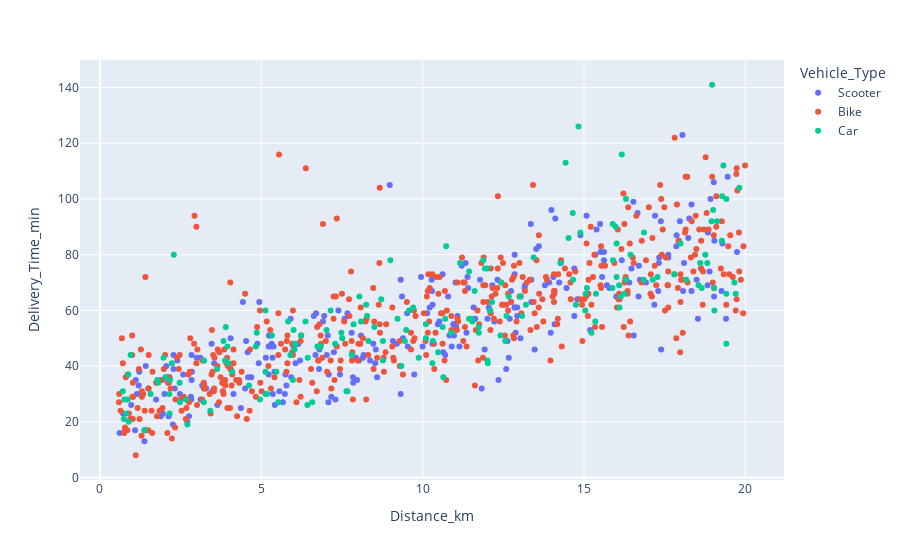

Notebook cell for this chart:
### Code cell
px.scatter(df1, x="Distance_km", y="Delivery_Time_min", color='Vehicle_Type')

### Figure 1 — Plotly figure (JSON) as saved in the notebook; plotly's stock layout.template omitted (floating-point values rounded to 4 significant figures; data arrays with more than 128 entries replaced by an {"elided": "..."} marker saying what was removed)
{"data": [{"hovertemplate": "Vehicle_Type=Scooter<br>Distance_km=%{x}<br>Delivery_Time_min=%{y}<extra></extra>", "legendgroup": "Scooter", "marker": {"color": "#636efa", "symbol": "circle"}, "mode": "markers", "name": "Scooter", "orientation": "v", "showlegend": true, "type": "scatter", "x": {"elided": "260 float values"}, "xaxis": "x", "y": {"elided": "260 int values"}, "yaxis": "y"}, {"hovertemplate": "Vehicle_Type=Bike<br>Distance_km=%{x}<br>Delivery_Time_min=%{y}<extra></extra>", "legendgroup": "Bike", "marker": {"color": "#EF553B", "symbol": "circle"}, "mode": "markers", "name": "Bike", "orientation": "v", "showlegend": true, "type": "scatter", "x": {"elided": "451 float values"}, "xaxis": "x", "y": {"elided": "451 int values"}, "yaxis": "y"}, {"hovertemplate": "Vehicle_Type=Car<br>Distance_km=%{x}<br>Delivery_Time_min=%{y}<extra></extra>", "legendgroup": "Car", "marker": {"color": "#00cc96", "symbol": "circle"}, "mode": "markers", "name": "Car", "orientation": "v", "showlegend": true, "type": "scatter", "x": {"elided": "172 float values"}, "xaxis": "x", "y": {"elided": "172 int values"}, "yaxis": "y"}], "layout": {"legend": {"title": {"text": "Vehicle_Type"}, "tracegroupgap": 0}, "margin": {"t": 60}, "xaxis": {"anchor": "y", "domain": [0, 1], "title": {"text": "Distance_km"}}, "yaxis": {"anchor": "x", "domain": [0, 1], "title": {"text": "Delivery_Time_min"}}}}
